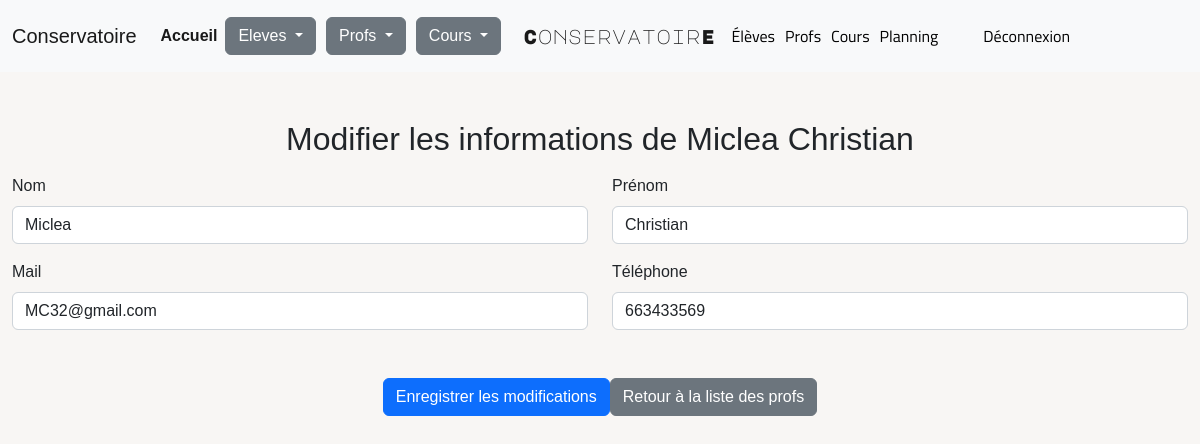
Screenshot of /index.php?uc=personne&action=editer_formprof&id=60 (signed in) with the database file from the repository.
### tables this page shows
CREATE TABLE `personne` (
  `ID` int(11) NOT NULL,
  `NOM` char(32) DEFAULT NULL,
  `PRENOM` char(32) DEFAULT NULL,
  `TEL` int(11) DEFAULT NULL,
  `MAIL` char(32) DEFAULT NULL,
  `ADRESSE` char(32) DEFAULT NULL
);

### Modeles/monPdo.php (called while the page is built, shortened)
<?php
class MonPdo
{
    private static $serveur='mysql:host=localhost';
    private static $bdd='dbname=kurghsvm_conservatoire';
    private static $user='root';
    private static $mdp='';
    private static $unPdo = null;
    private function __construct()
    {
        MonPdo::$unPdo = new PDO(MonPdo::$serveur.';'.MonPdo::$bdd, MonPdo::$user, MonPdo::$mdp);
        MonPdo::$unPdo->query("SET CHARACTER SET utf8");
        MonPdo::$unPdo->setAttribute(PDO::ATTR_ERRMODE, PDO::ERRMODE_EXCEPTION);
    }
    public static function getInstance()
    {
        if (self::$unPdo == null) {
            self::$monPdo = new MonPdo();
        }
        return self::$unPdo;
    }
}

### Modeles/personne.class.php (called while the page is built, shortened)
<?php
class personne
{
        private $ID;
        private $NOM;
        private $PRENOM;
        private $TEL;
        private $MAIL;
        public function getID()
        {
                return $this->ID;
        }
        public function getNOM()
        {
                return $this->NOM;
        }
        public function getPRENOM()
        {
                return $this->PRENOM;
        }
        public function getTEL()
        {
                return $this->TEL;
        }
        public function getMAIL()
        {
                return $this->MAIL;
        }
        public static function getById($id)
        {
                $req = MonPdo::getInstance()->prepare("SELECT * FROM personne WHERE ID = :id");
                $req->bindValue(':id', $id, PDO::PARAM_INT);
                $req->setFetchMode(PDO::FETCH_CLASS | PDO::FETCH_PROPS_LATE, 'personne');
                $req->execute();
                return $req->fetch();
        }
}
?>

### Vues/editerprof.php (the view, shortened to what this page needs)
<!DOCTYPE html>
<html lang="en">
<?php
require_once 'Modeles/personne.class.php';
?>
<head>
    <link rel='stylesheet' href='https://cdn.jsdelivr.net/npm/bootstrap@5.2.0/dist/css/bootstrap.min.css'>
    <link href="style.css" rel="stylesheet">
</head>
<body>
<nav class="navbar navbar-expand-lg navbar-light bg-light">
        <div class="container-fluid">
            <a class="navbar-brand" href="index.php?uc=accueil">Conservatoire</a>
            <div class="collapse navbar-collapse" id="navbarNavAltMarkup">
                <div class="navbar-nav">
                    <a class="nav-link active" aria-current="page" href="index.php?uc=accueil">Accueil</a>
                    <div class="dropdown">
                        <button class="btn btn-secondary dropdown-toggle" type="button" data-bs-toggle="dropdown" aria-expanded="false">
                            Eleves
                        </button>
                    </div>
                    <div class="dropdown">
                        <button class="btn btn-secondary dropdown-toggle" type="button" data-bs-toggle="dropdown" aria-expanded="false">
                            Profs
                        </button>
                    </div>
                    <div class="dropdown">
                        <button class="btn btn-secondary dropdown-toggle" type="button" data-bs-toggle="dropdown" aria-expanded="false">
                            Cours
                        </button>
                    </div>
                    <?php include("header/header.php") ?>
                </div>
            </div>
        </div>
    </nav>
    <div class="position-relative mt-5 mb-3">
        <h2 class="d-flex justify-content-center mt-5">Modifier les informations de <?php echo $personne->getNOM() . " " . $personne->getPRENOM(); ?></h2>
    </div>
    <div class="container-fluid position-relative mt-3">
        <form action="index.php?uc=personne&action=editerprof&id=<?php echo $personne->getID(); ?>" method="POST">
            <div class="row">
                <div class="col">
                    <label for="nom" class="form-label">Nom</label>
                    <input type="text" class="form-control" id="nom" name="nom" value="<?php echo $personne->getNOM(); ?>">
                </div>
                <div class="col">
                    <label for="prenom" class="form-label">Prénom</label>
                    <input type="text" class="form-control" id="prenom" name="prenom" value="<?php echo $personne->getPRENOM(); ?>">
                </div>
            </div>
            <div class="row mt-3">
                <div class="col">
                    <label for="mail" class
                    ="form-label">Mail</label>
                <input type="email" class="form-control" id="mail" name="mail" value="<?php echo $personne->getMAIL(); ?>">
            </div>
            <div class="col">
                <label for="tel" class="form-label">Téléphone</label>
                <input type="text" class="form-control" id="tel" name="tel" value="<?php echo $personne->getTEL(); ?>">
            </div>
        </div>
        <div class="d-flex justify-content-center mt-5">
            <button type="submit" class="btn btn-primary">Enregistrer les modifications</button>
            <a href="index.php?uc=personne&action=listeprof" class="btn btn-secondary">Retour à la liste des profs</a>
        </div>
    </form>
</div>
</body>
</html>

### style.css (style rules this page uses)
body { font-family: Arial, sans-serif; margin: 0; padding: 0; }
nav { background-color: #f2f2f2; padding: 10px; }
a { color: #333; text-decoration: none; }

### header/header.php (style rules this page uses)
body { background-color: #F8F6F4; min-height: 100vh; }
.navbar-nav .dropdown { margin-right: 10px; }
.navbar-nav .nav-link { color: #000; font-weight: bold; }
.navbar-nav { align-items: center; display: flex; }

### rows the page displays
personne: NOM "Miclea", PRENOM "Christian", nom "Miclea", prenom "Christian", mail "MC32@gmail.com", tel "663433569"
